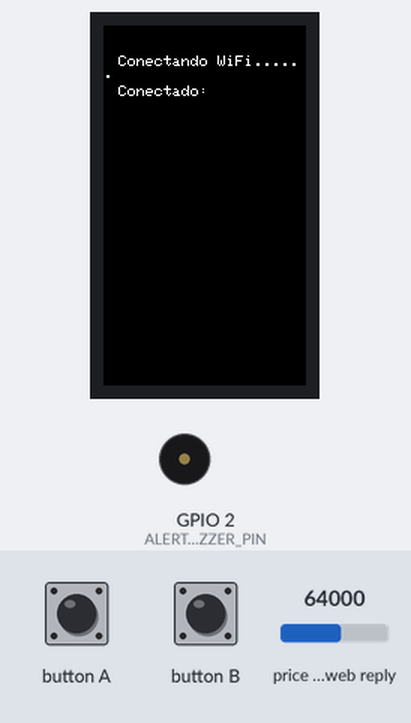
This program was run on a simulated ESP32. On the bench: 135×240 colour display, buzzer (waves = sounding, pin HIGH). Inputs (shaded band) come from the test bench; at power-on: price in the web reply 64000. WiFi joins after 1.5 s; servers stay silent unless stated; web services answer with replies made up by the test bench; not simulated (calls return 0 or success): secrets.h.

Above: at 1.7 s.
At 3.7 s:
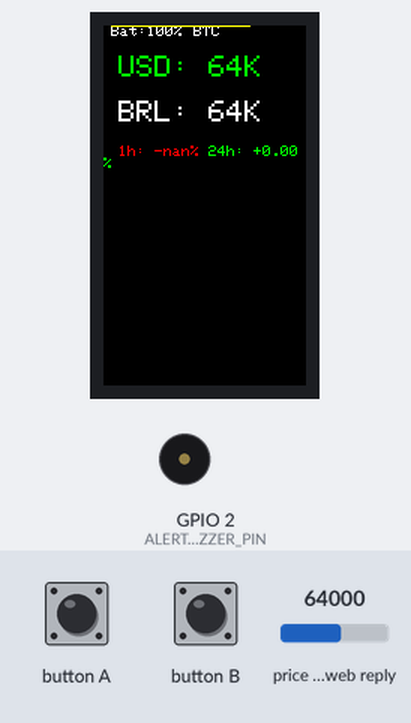
3.8 s: button A pressed for 0.15 s
At 4.8 s:
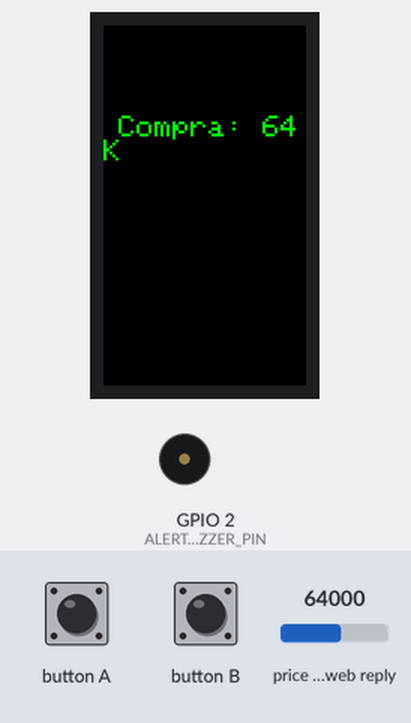
5.7 s: button B pressed for 0.15 s
At 7.2 s:
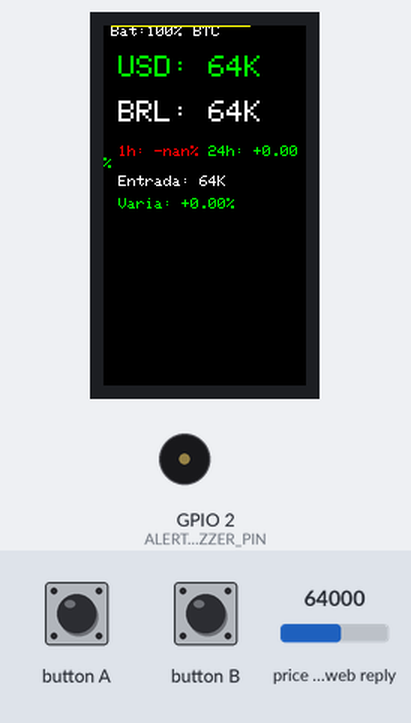
8.0 s: button A pressed for 1 s
At 9.2 s:
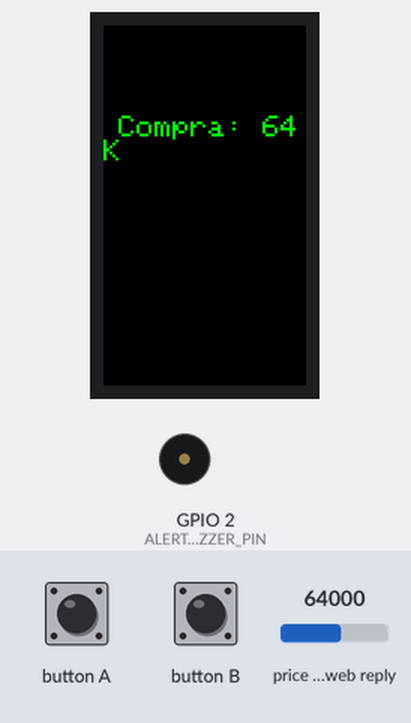
10.5 s: button B pressed for 1 s
Timing chart, 0 to 13.5 s (numbered marks = the images above; inputs shaded):
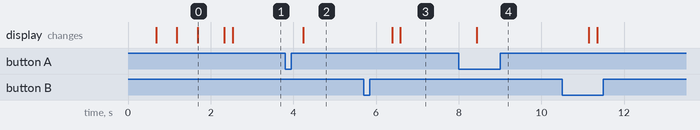

The program:

main.cpp
```cpp
#include <M5StickCPlus2.h>
#include <WiFi.h>
#include <HTTPClient.h>
#include <ArduinoJson.h>
#include "secrets.h"

#define ALERT_BUZZER_PIN 2
#define BTN_A_BUTTON M5.BtnA
#define BTN_B_BUTTON M5.BtnB

float lastPriceUSD = 0;
float purchasePriceUSD = -1;
unsigned long lastUpdateTime = 0;
const unsigned long updateInterval = 30000;

// --- Função WiFi ---
void connectToWiFi() {
  M5.Lcd.fillScreen(BLACK);
  M5.Lcd.setTextColor(WHITE);
  M5.Lcd.setTextSize(1);
  M5.Lcd.setCursor(10, 20);
  M5.Lcd.print("Conectando WiFi...");
  WiFi.begin(WIFI_SSID, WIFI_PASSWORD);
  int counter = 0;
  while (WiFi.status() != WL_CONNECTED && counter < 20) {
    delay(500);
    M5.Lcd.print(".");
    counter++;
  }
  M5.Lcd.setCursor(10, 40);
  if(WiFi.status() == WL_CONNECTED) M5.Lcd.printf("Conectado: %s", WIFI_SSID);
  else M5.Lcd.println("Falha no WiFi");
}

// --- Buscar preço ---
bool fetchTicker(const String &symbol, float &priceUSD, float &priceBRL) {
  HTTPClient http;
  http.begin("https://api.binance.com/api/v3/ticker/price?symbol=" + symbol + "USDT");
  int httpCode = http.GET();
  if (httpCode == 200) {
    DynamicJsonDocument doc(1024);
    deserializeJson(doc, http.getString());
    priceUSD = doc["price"].as<float>();
  } else { http.end(); return false; }
  http.end();

  http.begin("https://api.binance.com/api/v3/ticker/price?symbol=" + symbol + "BRL");
  httpCode = http.GET();
  if (httpCode == 200) {
    DynamicJsonDocument doc(1024);
    deserializeJson(doc, http.getString());
    priceBRL = doc["price"].as<float>();
  } else { http.end(); return false; }
  http.end();
  return true;
}

// --- Variação 1h ---
bool fetchKline(const String &symbol, float &variation1h) {
  HTTPClient http;
  http.begin("https://api.binance.com/api/v3/klines?symbol=" + symbol + "USDT&interval=1h&limit=2");
  int httpCode = http.GET();
  if (httpCode == 200) {
    DynamicJsonDocument doc(2048);
    deserializeJson(doc, http.getString());
    float previous = atof(doc[0][4]);
    float current = atof(doc[1][4]);
    variation1h = ((current - previous) / previous) * 100.0;
    http.end();
    return true;
  }
  http.end();
  return false;
}

// --- Formatar em K ---
String formatK(float value) {
  if (value >= 1000) return String(value / 1000.0, 0) + "K";
  return String(value, 0);
}

// --- Desenhar gráfico mini ---
void drawMiniGraph(float prices[], int size, int x, int y, int w, int h) {
  float minP = 999999;
  float maxP = 0;
  for (int i = 0; i < size; i++) {
    if (prices[i] < minP) minP = prices[i];
    if (prices[i] > maxP) maxP = prices[i];
  }
  int stepX = w / size;
  for (int i = 1; i < size; i++) {
    int x0 = x + (i - 1) * stepX;
    int y0 = y + h - ((prices[i - 1] - minP) / (maxP - minP)) * h;
    int x1 = x + i * stepX;
    int y1 = y + h - ((prices[i] - minP) / (maxP - minP)) * h;
    M5.Lcd.drawLine(x0, y0, x1, y1, YELLOW);
  }
}

// --- Mostrar preços e gráfico compacto ---
void showPricesCompact() {
  float priceUSD = 0, priceBRL = 0, variation1h = 0;
  if (!fetchTicker("BTC", priceUSD, priceBRL)) return;
  if (!fetchKline("BTC", variation1h)) return;
  float variation24h = lastPriceUSD > 0 ? ((priceUSD - lastPriceUSD) / lastPriceUSD) * 100.0 : 0;
  lastPriceUSD = priceUSD;

  M5.Lcd.fillScreen(BLACK);
  // Topo: bateria e título
  float voltage = M5.Power.getBatteryVoltage();
  int batPct = map(voltage*1000, 3300, 4200, 0, 100);
  batPct = constrain(batPct,0,100);
  M5.Lcd.setCursor(5,0); M5.Lcd.setTextColor(WHITE); M5.Lcd.setTextSize(1);
  M5.Lcd.printf("Bat:%d%%", batPct);
  M5.Lcd.setCursor(60,0); M5.Lcd.print("BTC");

  // Valores
  M5.Lcd.setCursor(10,20); M5.Lcd.setTextSize(2);
  M5.Lcd.setTextColor(variation24h>=0?GREEN:(variation24h<=-0.5?RED:WHITE), BLACK);
  M5.Lcd.printf("USD: %s", formatK(priceUSD).c_str());

  M5.Lcd.setCursor(10,50); M5.Lcd.setTextColor(WHITE, BLACK);
  M5.Lcd.printf("BRL: %s", formatK(priceBRL).c_str());

  // Variações
  M5.Lcd.setTextSize(1);
  M5.Lcd.setCursor(10,80);
  M5.Lcd.setTextColor(variation1h>=0?GREEN:RED, BLACK);
  M5.Lcd.printf("1h: %+0.2f%%", variation1h);
  M5.Lcd.setCursor(70,80);
  M5.Lcd.setTextColor(variation24h>=0?GREEN:RED, BLACK);
  M5.Lcd.printf("24h: %+0.2f%%", variation24h);

  // Entrada
  if(purchasePriceUSD>0){
    float varEntry = ((priceUSD-purchasePriceUSD)/purchasePriceUSD)*100.0;
    M5.Lcd.setCursor(10,100); M5.Lcd.setTextSize(1);
    M5.Lcd.setTextColor(WHITE, BLACK);
    M5.Lcd.printf("Entrada: %s", formatK(purchasePriceUSD).c_str());
    M5.Lcd.setCursor(10,115);
    M5.Lcd.setTextColor(varEntry>=0?GREEN:RED,BLACK);
    M5.Lcd.printf("Varia: %+0.2f%%", varEntry);
  }

  // Gráfico mini
  float prices[24];
  HTTPClient http;
  http.begin("https://api.binance.com/api/v3/klines?symbol=BTCUSDT&interval=1h&limit=24");
  int httpCode = http.GET();
  if(httpCode==200){
    DynamicJsonDocument doc(8192);
    deserializeJson(doc, http.getString());
    for(int i=0;i<24;i++){
      prices[i] = atof(doc[i][4]);
    }
  }
  http.end();
  drawMiniGraph(prices,24,5,135,110,40);

  // Alertas
  if(variation1h>5||variation24h>5) tone(ALERT_BUZZER_PIN,1000,200);
  else if(variation1h<-5||variation24h<-5) tone(ALERT_BUZZER_PIN,500,200);
}

// --- Setup ---
void setup(){
  M5.begin();
  M5.Lcd.setRotation(0);
  pinMode(ALERT_BUZZER_PIN, OUTPUT);
  connectToWiFi();
  showPricesCompact();
}

// --- Loop ---
void loop(){
  M5.update();
  if(BTN_A_BUTTON.wasPressed()){
    float priceUSD=0, priceBRL=0;
    if(fetchTicker("BTC", priceUSD, priceBRL)){
      purchasePriceUSD=priceUSD;
      M5.Lcd.fillScreen(BLACK);
      M5.Lcd.setCursor(10,60);
      M5.Lcd.setTextColor(GREEN,BLACK);
      M5.Lcd.setTextSize(2);
      M5.Lcd.printf("Compra: %s", formatK(purchasePriceUSD).c_str());
      delay(1500);
    }
  }
  if(BTN_B_BUTTON.wasPressed()){
    showPricesCompact(); // atualiza gráfico e valores juntos
  }
  if(millis()-lastUpdateTime>=updateInterval){
    showPricesCompact();
    lastUpdateTime=millis();
  }
}
```

Measured:
- after the input at 3.8 s, the display: changes after 0.44 s (image 2)
- after the input at 5.7 s, the display: first changes after 0.69 s (image 3 shows a later state)
- after the input at 8.0 s, the display: changes after 0.44 s (image 4)
- what the display in image 0 shows lasts 0.6 s, from 1.7 s to 2.3 s
